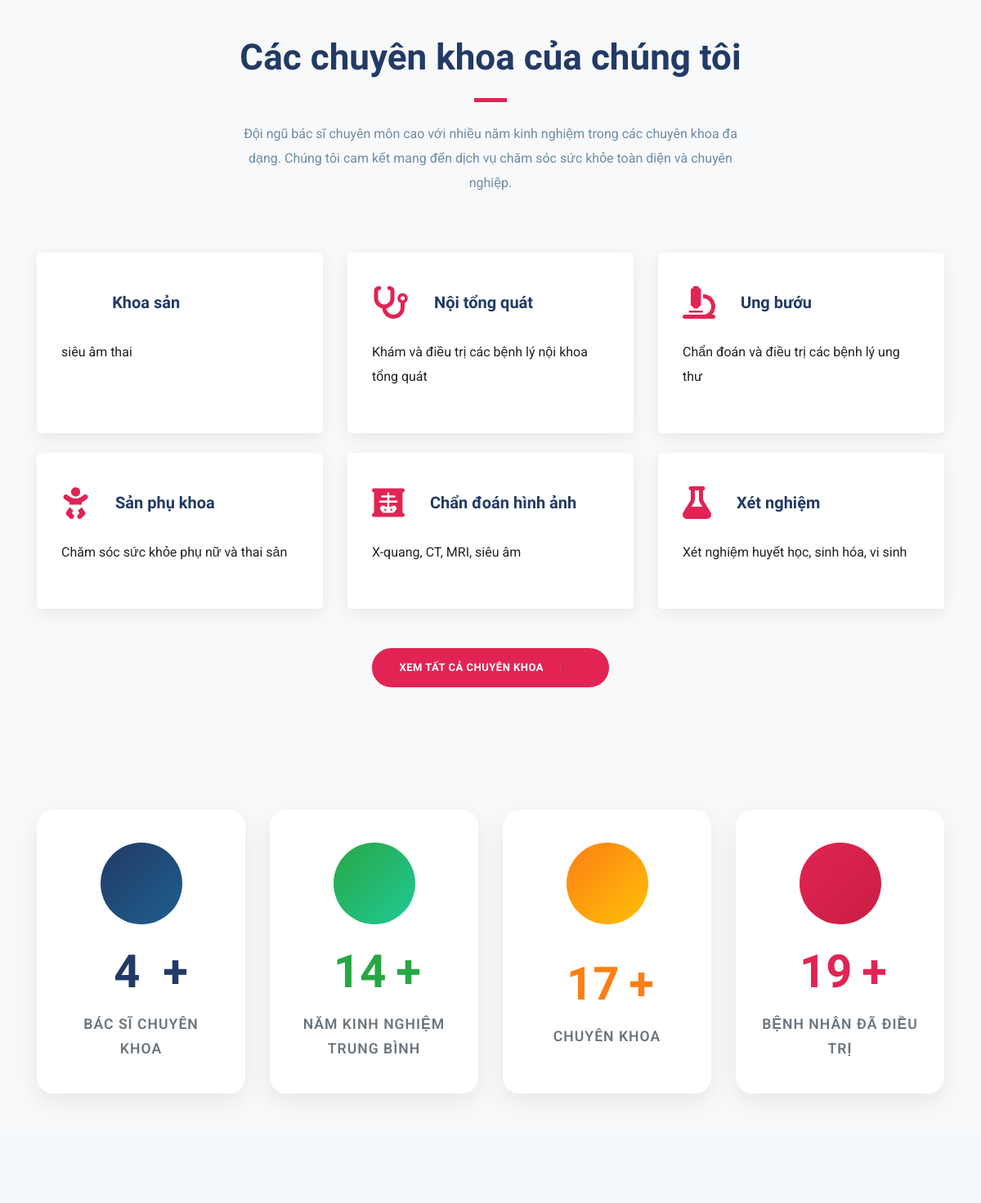
The app's page /Views/home.php (middle part), older data.
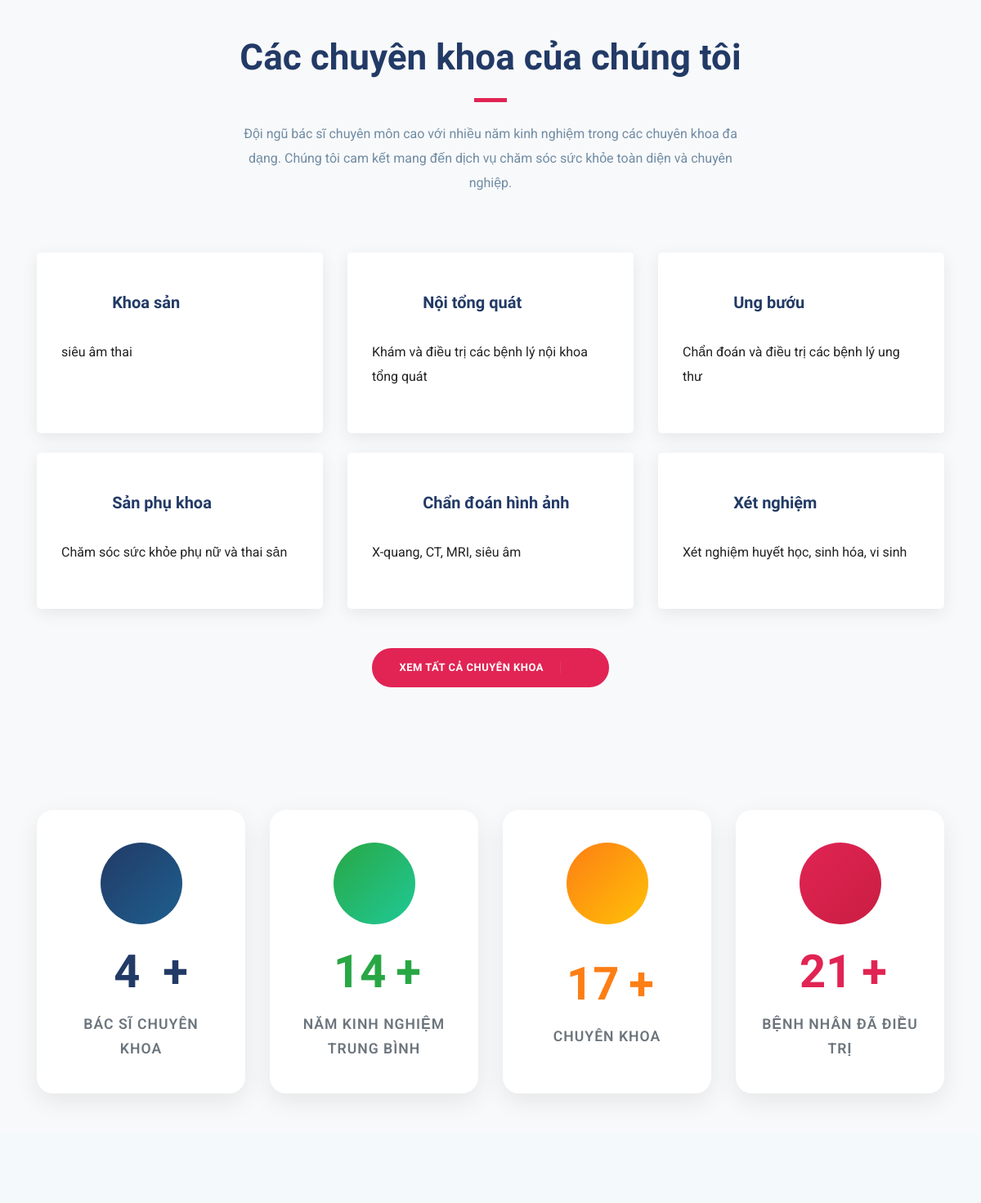
The same page, newer data.
### tables this page shows
CREATE TABLE `chuyen_khoa` (
  `id` int(11) NOT NULL,
  `ten` varchar(100) NOT NULL,
  `slug` varchar(120) DEFAULT NULL,
  `mo_ta` text DEFAULT NULL,
  `icon` varchar(100) DEFAULT NULL,
  `thu_tu` int(11) DEFAULT 0,
  `trang_thai` enum('active','inactive') DEFAULT 'active',
  `ngay_tao` timestamp NOT NULL DEFAULT current_timestamp(),
  `ngay_cap_nhat` timestamp NOT NULL DEFAULT current_timestamp() ON UPDATE current_timestamp()
);

### config/database.php (called while the page is built, shortened)
<?php
class Database
{
    private $host;
    private $db_name;
    private $username;
    private $password;
    public function __construct()
    {
        $this->host = $_ENV['DB_HOST'] ?? getenv('DB_HOST') ?? 'localhost';
        $this->db_name = $_ENV['DB_NAME'] ?? getenv('DB_NAME') ?? 'clinic-management';
        $this->username = $_ENV['DB_USER'] ?? getenv('DB_USER') ?? 'root';
        $this->password = $_ENV['DB_PASS'] ?? getenv('DB_PASS') ?? '';
    }
    private function loadEnvFile()
    {
        $envFile = __DIR__ . '/../.env';
    }
    public function getConnection()
    {
        $this->conn = null;
        try {
            $this->conn = new PDO("mysql:host=" . $this->host . ";dbname=" . $this->db_name, $this->username, $this->password);
            $this->conn->exec("set names utf8");
            $this->conn->setAttribute(PDO::ATTR_ERRMODE, PDO::ERRMODE_EXCEPTION);
            $this->conn->exec("SET time_zone = '+07:00'");
        } catch (PDOException $exception) {
            error_log("Database connection error: " . $exception->getMessage());
            echo "Database connection failed. Please try again later.";
        }
        return $this->conn;
    }
}

### Models/Specialty.php (called while the page is built, shortened)
<?php
require_once 'config/database.php';
class Specialty
{
    private $conn;
    private $table = 'chuyen_khoa';
    public function __construct()
    {
        $db = new Database();
        $this->conn = $db->getConnection();
    }
    public function allWithDoctorCounts()
    {
        $sql = "SELECT ck.id, ck.ten, ck.slug, ck.mo_ta, ck.icon, ck.thu_tu, ck.trang_thai,
                       COUNT(bs.id) AS doctor_count
                FROM {$this->table} ck
                LEFT JOIN bac_si bs ON bs.chuyen_khoa_id = ck.id
                GROUP BY ck.id, ck.ten, ck.slug, ck.mo_ta, ck.icon, ck.thu_tu, ck.trang_thai
                ORDER BY ck.thu_tu, ck.ten";
        $stmt = $this->conn->prepare($sql);
        $stmt->execute();
        return $stmt->fetchAll(PDO::FETCH_ASSOC);
    }
}

### Models/User.php (called while the page is built, shortened)
<?php
require_once 'config/database.php';
class User
{
    protected $conn;
    public function __construct()
    {
        $database = new Database();
        $this->conn = $database->getConnection();
    }
    public function getConnection()
    {
        return $this->conn;
    }
}

### Models/Doctor.php (called while the page is built, shortened)
<?php
require_once 'Models/User.php';
class Doctor extends User
{
    public function __construct()
    {
        $this->table_name = "bac_si";
    }
    public function getAll(): array
    {
        $query = "SELECT bs.id, bs.ten, bs.email, bs.so_dien_thoai,
                         ck.ten AS chuyen_khoa, bs.chuyen_khoa_id, bs.so_giay_phep, bs.so_nam_kinh_nghiem, bs.ngay_tao, bs.hinh_anh
                  FROM " . $this->table_name . " bs
                  LEFT JOIN chuyen_khoa ck ON ck.id = bs.chuyen_khoa_id";
        $stmt = $this->conn->prepare($query);
        $stmt->execute();
        return $stmt->fetchAll(PDO::FETCH_ASSOC);
    }
}

### Models/Appointment.php (called while the page is built, shortened)
<?php
require_once 'config/database.php';
require_once 'Models/User.php';
class Appointment extends User
{
    protected $table = 'lich_hen';
    public function countAll($filters = [])
    {
        try {
            $sql = "SELECT COUNT(*) as total
                    FROM {$this->table} lh
                    JOIN bac_si bs ON lh.bac_si_id = bs.id
                    JOIN benh_nhan bn ON lh.benh_nhan_id = bn.id
                    WHERE 1=1";
            $params = [];
            $stmt = $this->getConnection()->prepare($sql);
            $stmt->execute($params);
            $result = $stmt->fetch(PDO::FETCH_ASSOC);
            return (int)$result['total'];
        } catch (PDOException $e) {
            error_log("Appointment countAll error: " . $e->getMessage());
            return 0;
        }
    }
}

### Views/home.php (the view, shortened to what this page needs)
<?php
require_once 'Models/Doctor.php';
require_once 'Models/Specialty.php';
require_once 'Models/Appointment.php';
require_once 'Controllers/AuthController.php';
$doctorModel = new Doctor();
$doctors = $doctorModel->getAll();
$specialtyModel = new Specialty();
$specialties = $specialtyModel->allWithDoctorCounts();
$doctors = is_array($doctors) ? $doctors : [];
$totalDoctors = count($doctors);
$specialties = is_array($specialties) ? $specialties : [];
$totalSpecialties = count($specialties);
$avgExperience = 0;
if ($totalDoctors > 0) {
    $totalExp = 0;
    $validExpCount = 0;
    foreach ($doctors as $doctor) {
        $exp = (int)($doctor['so_nam_kinh_nghiem'] ?? 0);
        if ($exp > 0) {
            $totalExp += $exp;
            $validExpCount++;
        }
    }
    $avgExperience = $validExpCount > 0 ? round($totalExp / $validExpCount) : 0;
}
$totalPatients = 0;
try {
    require_once 'config/database.php';
    $database = new Database();
    $db = $database->getConnection();
    if ($db) {
        $stmt = $db->query("SELECT COUNT(*) as total FROM benh_nhan");
        if ($stmt) {
            $result = $stmt->fetch(PDO::FETCH_ASSOC);
            $totalPatients = (int)($result['total'] ?? 0);
        }
    }
} catch (Exception $e) {
    error_log("Error getting patient count: " . $e->getMessage());
    $totalPatients = 0;
}
$totalAppointments = 0;
try {
    $appointmentModel = new Appointment();
    $totalAppointments = $appointmentModel->countAll();
} catch (Exception $e) {
    error_log("Error getting appointment count: " . $e->getMessage());
    $totalAppointments = 0;
}
$patientsTreated = $totalAppointments > 0 ? $totalAppointments : ($totalPatients > 0 ? $totalPatients : 0);
include 'Views/layouts/header.php';
?>
<section class="section service gray-bg" id="chuyenkhoa">
    <div class="container">
        <div class="row justify-content-center">
            <div class="col-lg-7 text-center">
                <div class="section-title">
                    <h2>Các chuyên khoa của chúng tôi</h2>
                    <div class="divider mx-auto my-4"></div>
                    <p>Đội ngũ bác sĩ chuyên môn cao với nhiều năm kinh nghiệm trong các chuyên khoa đa dạng.
                        Chúng tôi cam kết mang đến dịch vụ chăm sóc sức khỏe toàn diện và chuyên nghiệp.</p>
                </div>
            </div>
        </div>
        <div class="row">
            <?php
            $specialtiesLimited = array_slice($specialties ?? [], 0, 6);
            foreach ($specialtiesLimited as $sp) :
                $name = $sp['ten'];
                $iconClass = !empty($sp['icon']) ? trim($sp['icon']) : 'icofont-stethoscope';
                $desc = $sp['mo_ta'] ?? 'Dịch vụ chăm sóc sức khỏe chuyên nghiệp';
            ?>
                <div class="col-lg-4 col-md-6 col-sm-6 mb-4">
                    <a class="text-decoration-none"
                        href="./doctors_by_specialty?slug=<?php echo urlencode($sp['slug'] ?? ''); ?>">
                        <div class="service-item">
                            <div class="icon d-flex align-items-center">
                                <i class="<?php echo htmlspecialchars($iconClass); ?> text-lg"></i>
                                <h4 class="mt-3 mb-3 ml-3"><?php echo htmlspecialchars($name); ?></h4>
                            </div>
                            <div class="content">
                                <p class="mb-4"><?php echo htmlspecialchars($desc); ?></p>
                            </div>
                        </div>
                    </a>
                </div>
            <?php endforeach; ?>
        </div>
        <div class="row mt-4">
            <div class="col-12 text-center">
                <a class="btn btn-main-2 btn-round-full btn-icon" href="./specialties_all">
                    Xem tất cả chuyên khoa <i class="icofont-simple-right ml-3"></i>
                </a>
            </div>
        </div>
    </div>
</section>
<section class="stats-section-modern">
    <div class="container">
        <div class="row">
            <div class="col-lg-3 col-md-6 col-sm-6 mb-4 mb-lg-0">
                <div class="stat-card stat-card-blue">
                    <div class="stat-icon">
                        <i class="icofont-doctor"></i>
                    </div>
                    <div class="stat-content">
                        <h3 class="stat-number">
                            <span class="count"
                                data-count="<?php echo (int)$totalDoctors; ?>"><?php echo (int)$totalDoctors; ?></span><span
                                class="plus-sign">+</span>
                        </h3>
                        <p class="stat-label">Bác sĩ chuyên khoa</p>
                    </div>
                </div>
            </div>
            <div class="col-lg-3 col-md-6 col-sm-6 mb-4 mb-lg-0">
                <div class="stat-card stat-card-green">
                    <div class="stat-icon">
                        <i class="icofont-flag"></i>
                    </div>
                    <div class="stat-content">
                        <h3 class="stat-number">
                            <span class="count"
                                data-count="<?php echo (int)$avgExperience; ?>"><?php echo (int)$avgExperience; ?></span><span
                                class="plus-sign">+</span>
                        </h3>
                        <p class="stat-label">Năm kinh nghiệm trung bình</p>
                    </div>
                </div>
            </div>
            <div class="col-lg-3 col-md-6 col-sm-6 mb-4 mb-lg-0">
                <div class="stat-card stat-card-orange">
                    <div class="stat-icon">
                        <i class="icofont-badge"></i>
                    </div>
                    <div class="stat-content">
                        <h3 class="stat-number">
                            <span class="count"
                                data-count="<?php echo (int)$totalSpecialties; ?>"><?php echo (int)$totalSpecialties; ?></span><span
                                class="plus-sign">+</span>
                        </h3>
                        <p class="stat-label">Chuyên khoa</p>
                    </div>
                </div>
            </div>
            <div class="col-lg-3 col-md-6 col-sm-6">
                <div class="stat-card stat-card-red">
                    <div class="stat-icon">
                        <i class="icofont-patient-bed"></i>
                    </div>
                    <div class="stat-content">
                        <h3 class="stat-number">
                            <span class="count"
                                data-count="<?php echo (int)$patientsTreated; ?>"><?php echo (int)$patientsTreated; ?></span><span
                                class="plus-sign">+</span>
                        </h3>
                        <p class="stat-label">Bệnh nhân đã điều trị</p>
                    </div>
                </div>
            </div>
        </div>
    </div>
</section>
<?php
include 'Views/layouts/footer.php';
?>

### Views/layouts/header.php (shortened to what this page needs)
<!DOCTYPE html>
<html lang="vi">
<head>
    <link rel="stylesheet" href="./assets/plugins/bootstrap/css/bootstrap.min.css">
    <link rel="stylesheet" href="./assets/plugins/icofont/icofont.min.css">
    <link rel="stylesheet" href="./assets/plugins/slick-carousel/slick/slick.css">
    <link rel="stylesheet" href="./assets/plugins/slick-carousel/slick/slick-theme.css">
    <link href="https://cdnjs.cloudflare.com/ajax/libs/font-awesome/6.4.0/css/all.min.css" rel="stylesheet">
    <link rel="stylesheet" href="./assets/css/home.css">
    <link rel="stylesheet" href="./assets/css/novena-custom.css?v=<?php echo time(); ?>">
</head>
<body id="top">

### Views/layouts/footer.php (shortened to what this page needs)
<footer class="footer section gray-bg">
</footer>
</body>
</html>

### assets/css/home.css (style rules this page uses)
html { overflow-x: hidden; }
body { line-height: 1.6; font-family: "Roboto", sans-serif; -webkit-font-smoothing: antialiased; font-size: 16px; color: #6f8ba4; font-weight: 400; }
h1, .h1, h2, .h2, h3, .h3, h4, .h4, h5, .h5, h6, .h6 { font-family: "Exo", sans-serif; font-weight: 700; color: #222; }
h2, .h2 { font-size: 44px; }
h3, .h3 { font-size: 1.5rem; }
h4, .h4 { font-size: 1.3rem; line-height: 30px; }
p { line-height: 30px; }
.btn { display: inline-block; font-size: 14px; font-size: 0.8125rem; font-weight: 700; letter-spacing: 0.5px; padding: 0.75rem 2rem; font-family: "Exo", sans-serif; text-transform: uppercase; border-radius: 5px; border: 2px solid transparent; transition: all 0.35s ease; }
.btn.btn-icon i { border-left: 1px solid rgba(255, 255, 255, 0.09); padding-left: 15px; }
.btn-main-2 { background: #e12454; color: #fff; border-color: #e12454; }
.btn-round-full { border-radius: 50px; }
.section { padding: 100px 0; }
.text-lg { font-size: 3.75rem; }
a { color: #222; text-decoration: none; transition: all 0.35s ease; }
.section-title { margin-bottom: 70px; }
.section-title h2 { color: #223a66; }
.text-lg { font-size: 50px; }
.gray-bg { background: #f4f9fc; }
.divider { width: 40px; height: 5px; background: #e12454; }
.service { padding-top: 100px; }
.service .service-item { background: #fff; padding: 30px; border-radius: 5px; transition: all 0.3s ease; box-shadow: 0 5px 20px rgba(0, 0, 0, 0.08); height: 100%; }
.service .icon { display: flex; align-items: center; margin-bottom: 15px; }
.service .icon i, .service-item .icon i, .service .icon i.icofont, .service-item .icon i.icofont { color: #e12454 !important; font-size: 2.5rem !important; margin-right: 15px; display: inline-block; width: auto; height: auto; }
.service .icon i.text-lg, .service-item .icon i.text-lg { font-size: 2.5rem !important; }
.service h4 { margin: 0; color: #223a66; font-weight: 600; font-size: 1.25rem; }
.service .content { clear: both; }
.footer { padding-bottom: 10px; }

### assets/css/novena-custom.css (style rules this page uses)
.service.gray-bg { background: #f8f9fa; }

Row changes from the older to the newer data that the page shows:
changed chuyen_khoa "Khoa sản": icon empty → "icofont-medical-sign-alt" (drawn)
changed chuyen_khoa "Nội tổng quát": icon "fas fa-stethoscope" → "icofont-stethoscope" (drawn)
changed chuyen_khoa "Ung bướu": icon "fas fa-microscope" → "icofont-hospital" (drawn)
changed chuyen_khoa "Sản phụ khoa": icon "fas fa-baby" → "icofont-dna-alt-1" (drawn)
changed chuyen_khoa "Chẩn đoán hình ảnh": icon "fas fa-x-ray" → "icofont-medical-sign-alt" (drawn)
changed chuyen_khoa "Xét nghiệm": icon "fas fa-flask" → "icofont-laboratory" (drawn)
Text that changed along with them:
$patientsTreated: "19" → "21"
